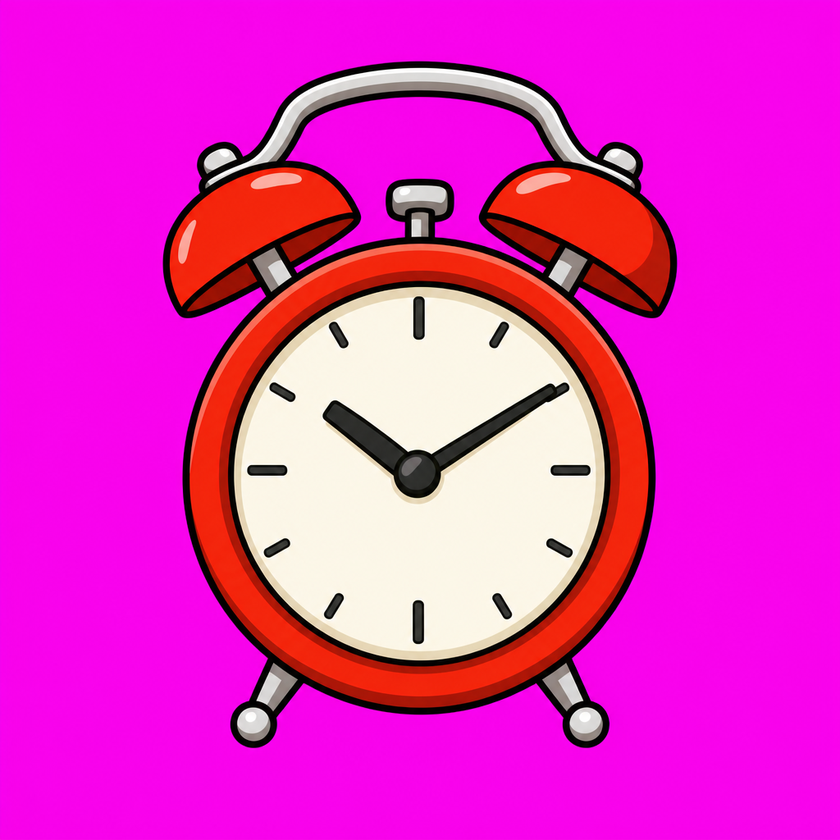
#> input picture assets/props_raw/alarm_clock.png, 840 x 840 px, shrunk from 1024 x 1024 before the run; its folder holds only this picture in this run
$ python make_props_transparent.py
#> lines starting #> are read from the running program, lines starting #| are printed output that depends on the picture
from PIL import Image
import os
import glob

INPUT_DIR = "assets/props_raw"
OUTPUT_DIR = "assets/props"

os.makedirs(OUTPUT_DIR, exist_ok=True)


def remove_magenta(input_path, output_path):
#> called with input_path = 'assets/props_raw/alarm_clock.png', output_path = 'assets/props/alarm_clock.png'
    img = Image.open(input_path).convert("RGBA")
    pixels = img.load()

    for y in range(img.height):
        for x in range(img.width):
            r, g, b, a = pixels[x, y]

            if r > 180 and b > 150 and g < 120:
                pixels[x, y] = (255, 255, 255, 0)

    bbox = img.getbbox()
#> bbox = (163, 61, 677, 748)

    if bbox:
        img = img.crop(bbox)
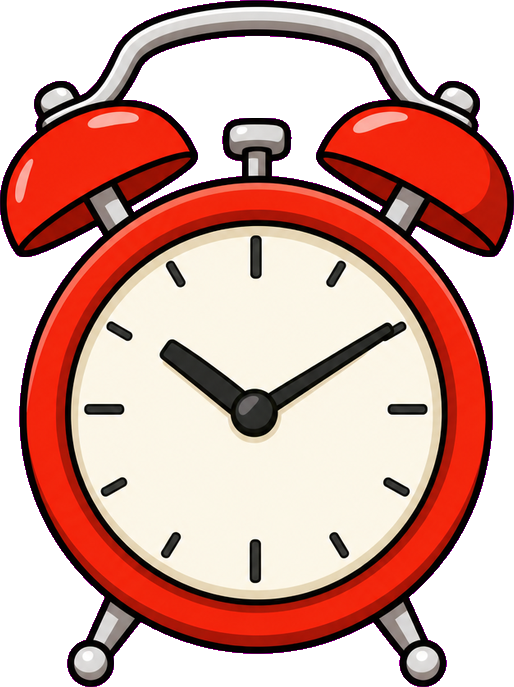
#> img: PIL image 514x687 RGBA; mean R, G, B, A 210.1, 165.4, 156.4, 176; transparent parts drawn white

    img.save(output_path, "PNG")


files = glob.glob(os.path.join(INPUT_DIR, "*.png"))

if not files:
    raise FileNotFoundError("No prop files found")

for input_path in files:
    filename = os.path.basename(input_path)
    output_path = os.path.join(OUTPUT_DIR, filename)

    remove_magenta(input_path, output_path)

    print(f"Transparent prop saved: {output_path}")

$ run again, on assets/props_raw/chair.png
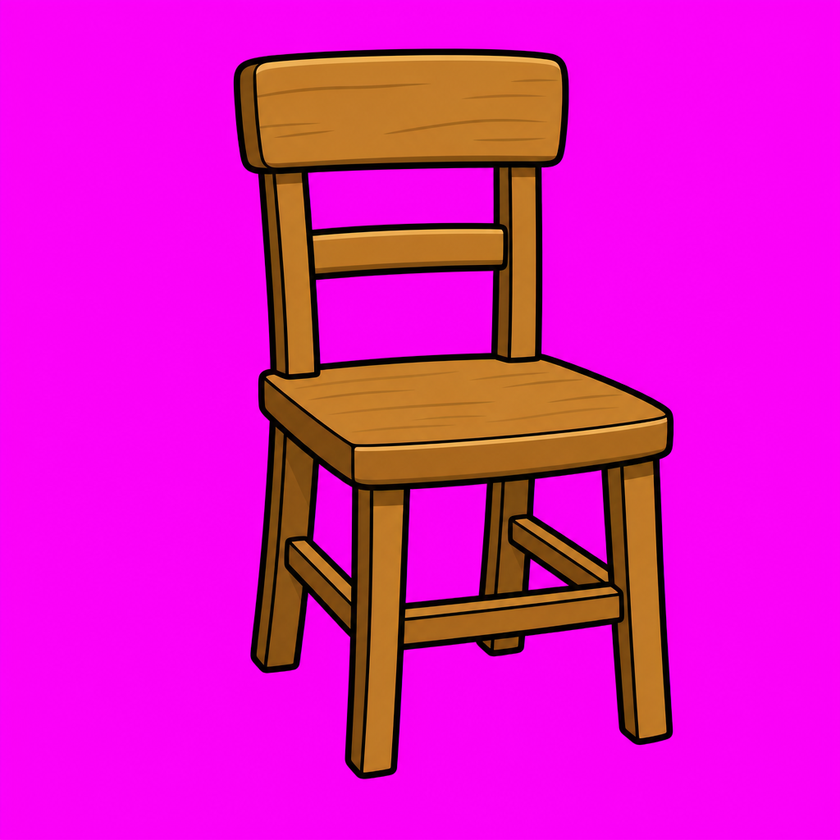
#> input picture assets/props_raw/chair.png, 840 x 840 px, shrunk from 1024 x 1024 before the run
#> bbox = (233, 48, 674, 779)
#> in remove_magenta, `img = img.crop(bbox)`:
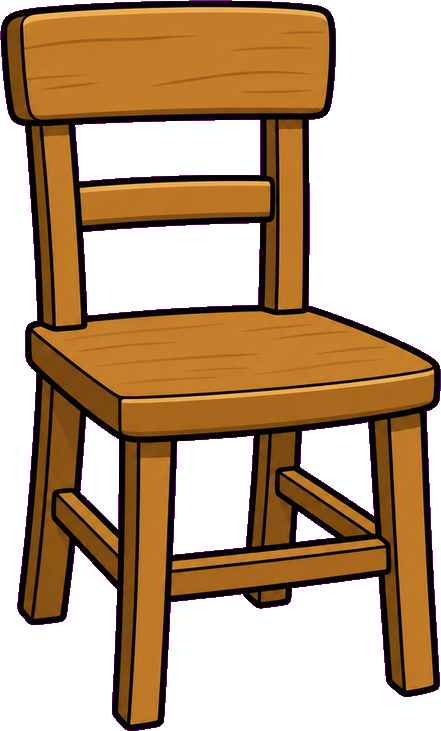
#> img: PIL image 441x731 RGBA; mean R, G, B, A 190.4, 162.2, 132, 139; transparent parts drawn white

$ run again, on assets/props_raw/kiosk.png
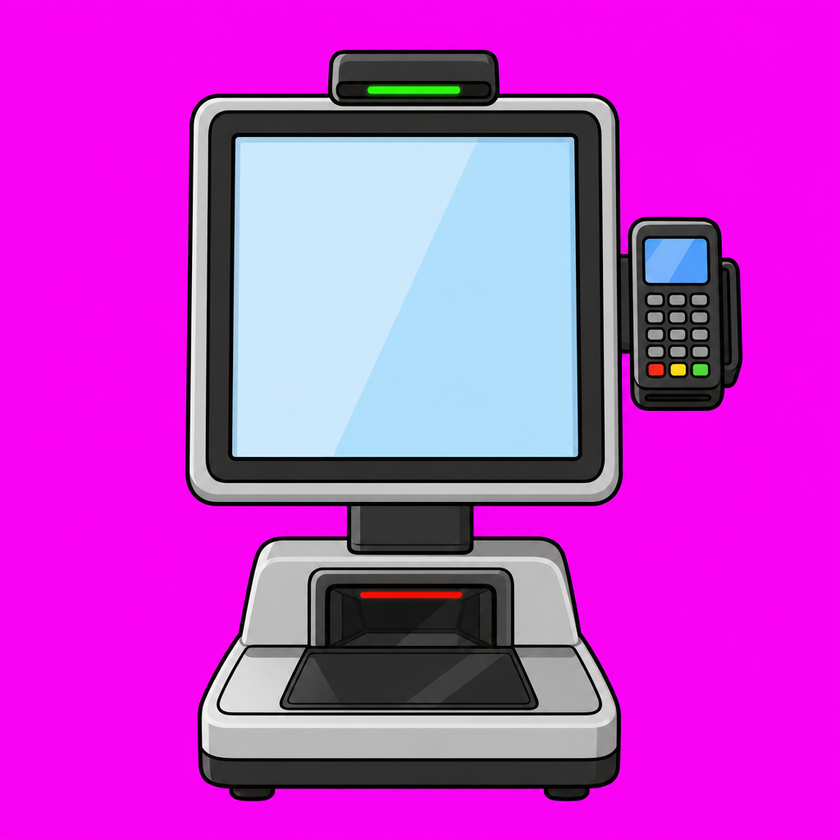
#> input picture assets/props_raw/kiosk.png, 840 x 840 px, shrunk from 1024 x 1024 before the run
#> bbox = (185, 50, 743, 801)
#> in remove_magenta, `img = img.crop(bbox)`:
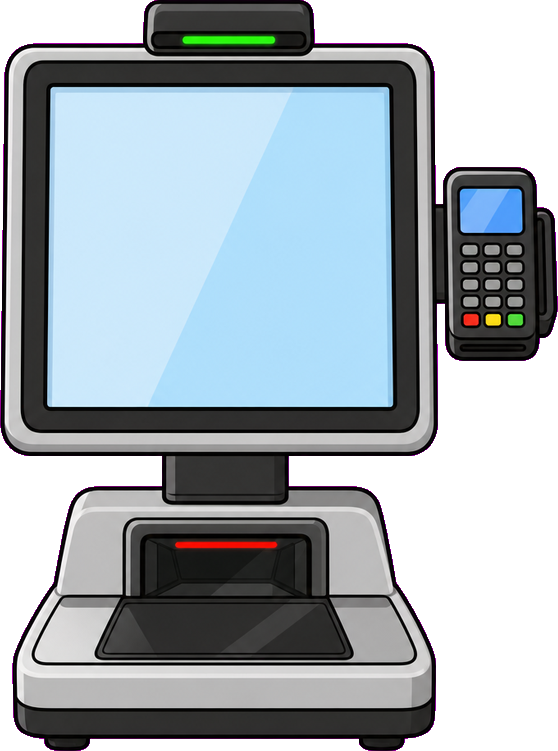
#> img: PIL image 558x751 RGBA; mean R, G, B, A 161.4, 171.2, 177.8, 186.1; transparent parts drawn white

$ run again, on assets/props_raw/laptop.png
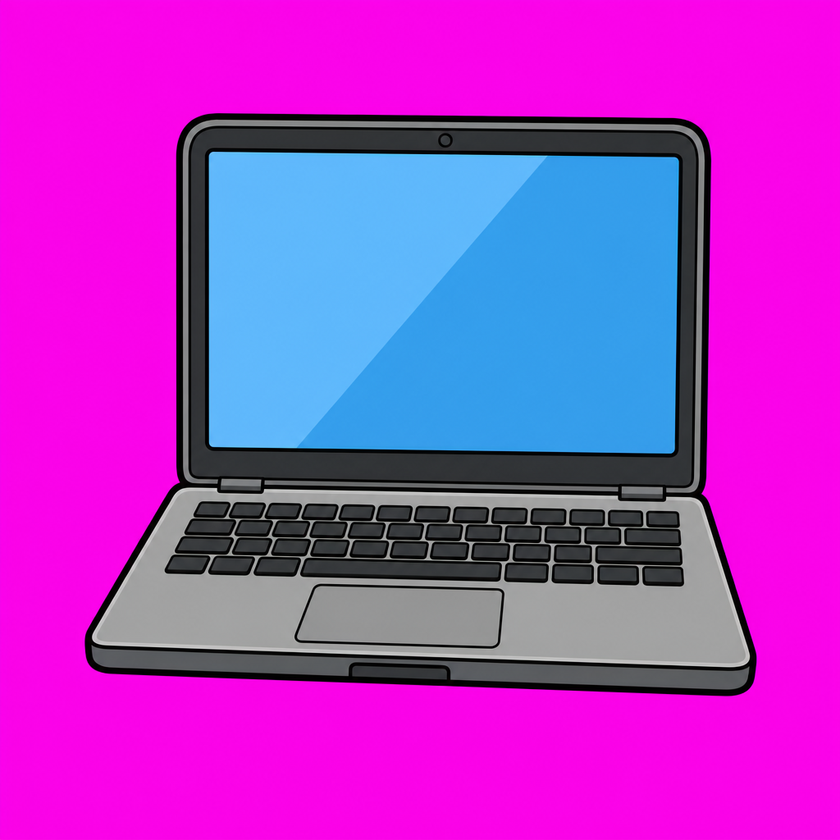
#> input picture assets/props_raw/laptop.png, 840 x 840 px, shrunk from 1024 x 1024 before the run
#> bbox = (84, 113, 757, 696)
#> in remove_magenta, `img = img.crop(bbox)`:
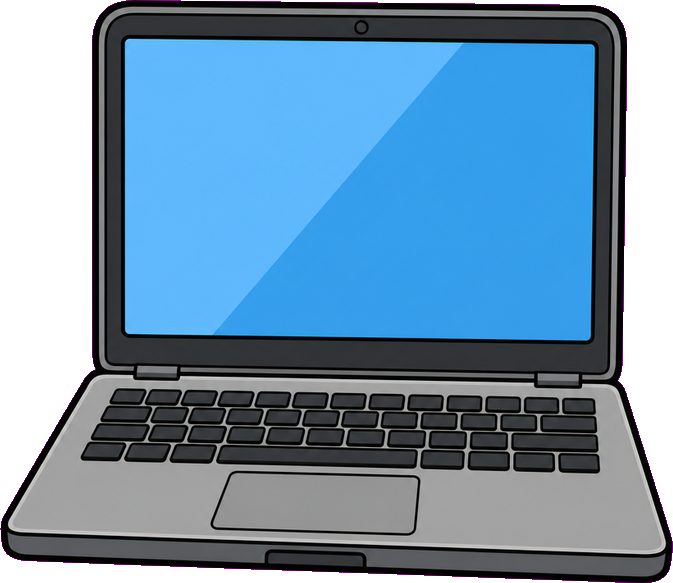
#> img: PIL image 673x583 RGBA; mean R, G, B, A 112, 146.5, 173.2, 207.9; transparent parts drawn white

$ run again, on assets/props_raw/apple.png
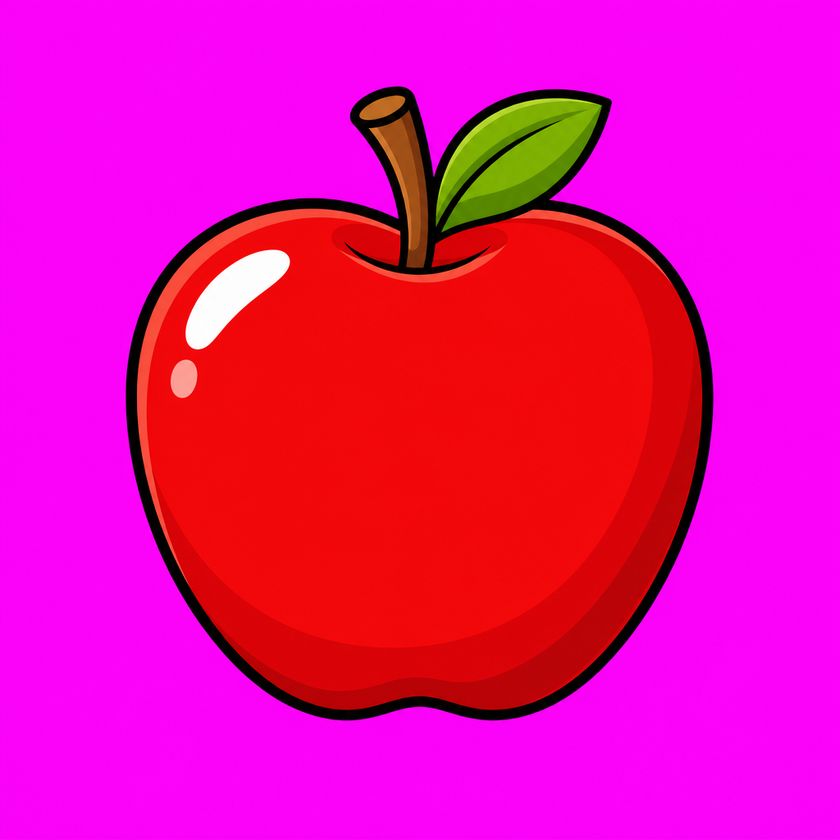
#> input picture assets/props_raw/apple.png, 840 x 840 px, shrunk from 1024 x 1024 before the run
#> bbox = (126, 86, 714, 721)
#> in remove_magenta, `img = img.crop(bbox)`:
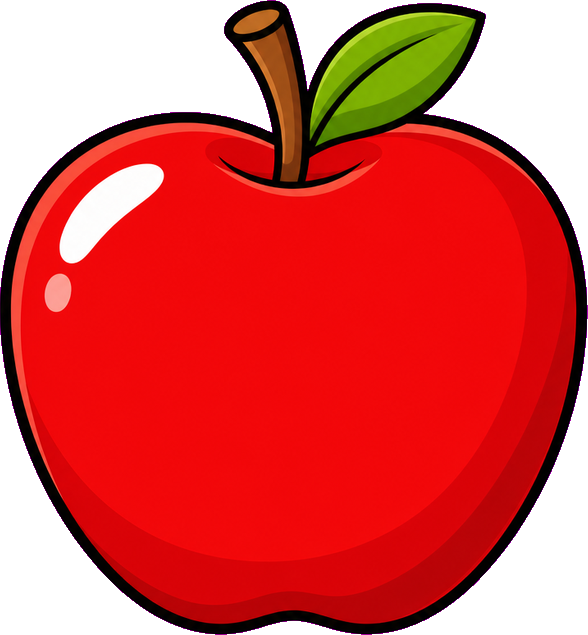
#> img: PIL image 588x635 RGBA; mean R, G, B, A 218.1, 80.9, 76.6, 189.2; transparent parts drawn white
